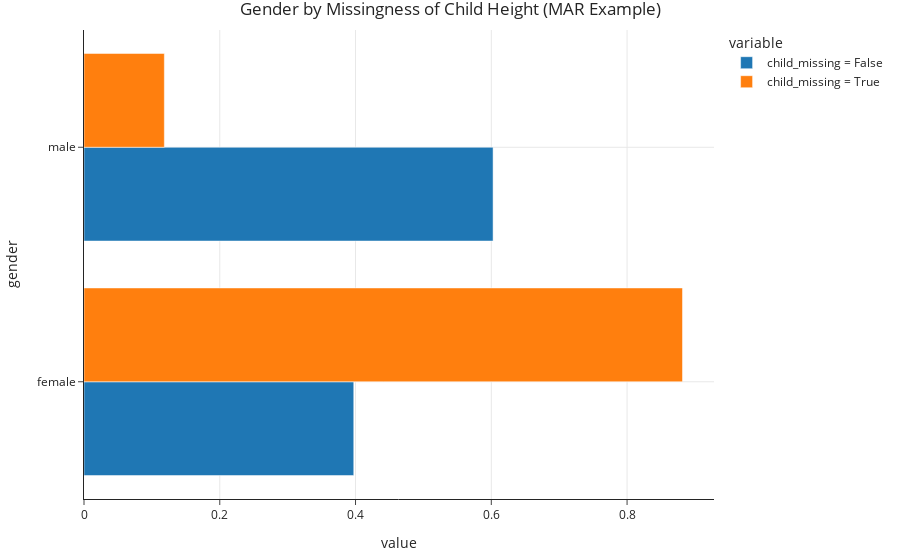

Notebook code cell kept with this figure:
### Code cell
gender_dist.plot(kind='barh', title='Gender by Missingness of Child Height (MAR Example)', barmode='group')

### Figure 1 — Plotly figure (JSON) as saved in the notebook; plotly's stock layout.template omitted (floating-point values rounded to 4 significant figures)
{"data": [{"alignmentgroup": "True", "hovertemplate": "variable=child_missing = False<br>value=%{x}<br>gender=%{y}<extra></extra>", "legendgroup": "child_missing = False", "marker": {"color": "#1F77B4", "pattern": {"shape": ""}}, "name": "child_missing = False", "offsetgroup": "child_missing = False", "orientation": "h", "showlegend": true, "textposition": "auto", "type": "bar", "x": [0.3974, 0.6026], "xaxis": "x", "y": ["female", "male"], "yaxis": "y"}, {"alignmentgroup": "True", "hovertemplate": "variable=child_missing = True<br>value=%{x}<br>gender=%{y}<extra></extra>", "legendgroup": "child_missing = True", "marker": {"color": "#FF7F0E", "pattern": {"shape": ""}}, "name": "child_missing = True", "offsetgroup": "child_missing = True", "orientation": "h", "showlegend": true, "textposition": "auto", "type": "bar", "x": [0.8817, 0.1183], "xaxis": "x", "y": ["female", "male"], "yaxis": "y"}], "layout": {"autosize": true, "barmode": "group", "legend": {"title": {"text": "variable"}, "tracegroupgap": 0}, "title": {"text": "Gender by Missingness of Child Height (MAR Example)"}, "xaxis": {"anchor": "y", "autorange": true, "domain": [0, 1], "range": [0, 0.9281], "title": {"text": "value"}, "type": "linear"}, "yaxis": {"anchor": "x", "autorange": true, "domain": [0, 1], "range": [-0.5, 1.5], "title": {"text": "gender"}, "type": "category"}}}
